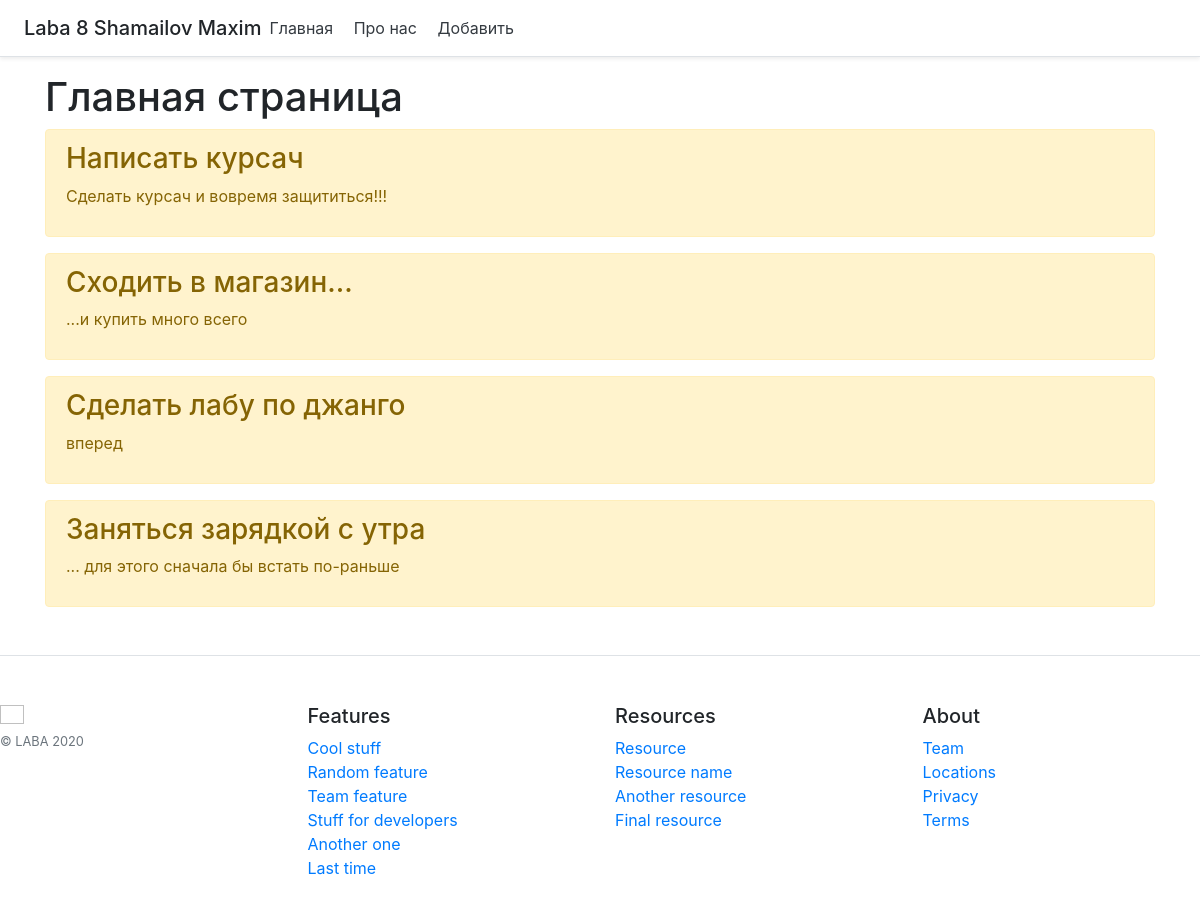
The page / on the database its author committed.
### main/models.py (models this page shows, shortened)
class Task(models.Model):
    title = models.CharField('Название', max_length=50)   # заюзал charfield, поскольку 255 символов с лихвой хватит для названия
    task = models.TextField('Описание')
    class Meta:
        verbose_name = 'Задача'
        verbose_name_plural = 'Задачи'

### main/views.py (the view)
# urls.py: path('', views.index, name='home'),
def index(request):
    tasks = Task.objects.order_by('-id')    # найти все объекты
    return render(request, 'main/index.html', {'title':'Главная страница сайта', 'tasks':tasks})

### main/templates/main/index.html (shortened to what this page needs)
{% extends 'main/base.html' %}
{% block content %}
    <h1>Главная страница</h1>
    {% if tasks %}
        {% for el in tasks %}
            <div class="alert alert-warning mt-2">
                <h3>{{ el.title }}</h3>
                <p>{{ el.task }}</p>
            </div>
        {% endfor %}
    {% else %}
        <p>У нас нет записей!</p>
    {% endif %}
{% endblock %}

### main/templates/main/base.html (shortened to what this page needs)
<!DOCTYPE html>
<html lang="en">
<head>
    <link rel="stylesheet" href="https://stackpath.bootstrapcdn.com/bootstrap/4.5.2/css/bootstrap.min.css">
</head>
<body>
    <header class="d-flex flex-column flex-md-row align-items-center p-3 px-md-4 mb-3 bg-white border-bottom shadow-sm">
        <p class="h5 my-0 me-md-auto fw-normal">Laba 8 Shamailov Maxim</p>
        <nav class="my-2 my-md-0 me-md-3">
          <a class="p-2 text-dark" href="{% url 'home' %}">Главная</a>
          <a class="p-2 text-dark" href="{% url 'about' %}">Про нас</a>
          <a class="p-2 text-dark" href="{% url 'create' %}">Добавить</a>
        </nav>
      </header>
      <div class="container">
          {% block content %}{% endblock %}
      </div>
      <footer class="pt-4 my-md-5 pt-md-5 border-top">
        <div class="row">
          <div class="col-12 col-md">
            <img class="mb-2"  alt="" width="24" height="19">
            <small class="d-block mb-3 text-muted">© LABA 2020</small>
          </div>
          <div class="col-6 col-md">
            <h5>Features</h5>
            <ul class="list-unstyled text-small">
              <li><a class="link-secondary" href="#">Cool stuff</a></li>
              <li><a class="link-secondary" href="#">Random feature</a></li>
              <li><a class="link-secondary" href="#">Team feature</a></li>
              <li><a class="link-secondary" href="#">Stuff for developers</a></li>
              <li><a class="link-secondary" href="#">Another one</a></li>
              <li><a class="link-secondary" href="#">Last time</a></li>
            </ul>
          </div>
          <div class="col-6 col-md">
            <h5>Resources</h5>
            <ul class="list-unstyled text-small">
              <li><a class="link-secondary" href="#">Resource</a></li>
              <li><a class="link-secondary" href="#">Resource name</a></li>
              <li><a class="link-secondary" href="#">Another resource</a></li>
              <li><a class="link-secondary" href="#">Final resource</a></li>
            </ul>
          </div>
          <div class="col-6 col-md">
            <h5>About</h5>
            <ul class="list-unstyled text-small">
              <li><a class="link-secondary" href="#">Team</a></li>
              <li><a class="link-secondary" href="#">Locations</a></li>
              <li><a class="link-secondary" href="#">Privacy</a></li>
              <li><a class="link-secondary" href="#">Terms</a></li>
            </ul>
          </div>
        </div>
      </footer>
</body>
</html>

### rows shown on the page
Task: title "Написать курсач", task "Сделать курсач и вовремя защититься!!!"
Task: title "Сходить в магазин...", task "...и купить много всего"
Task: title "Cделать лабу по джанго", task "вперед"
Task: title "Заняться зарядкой с утра", task "... для этого сначала бы встать по-раньше"
